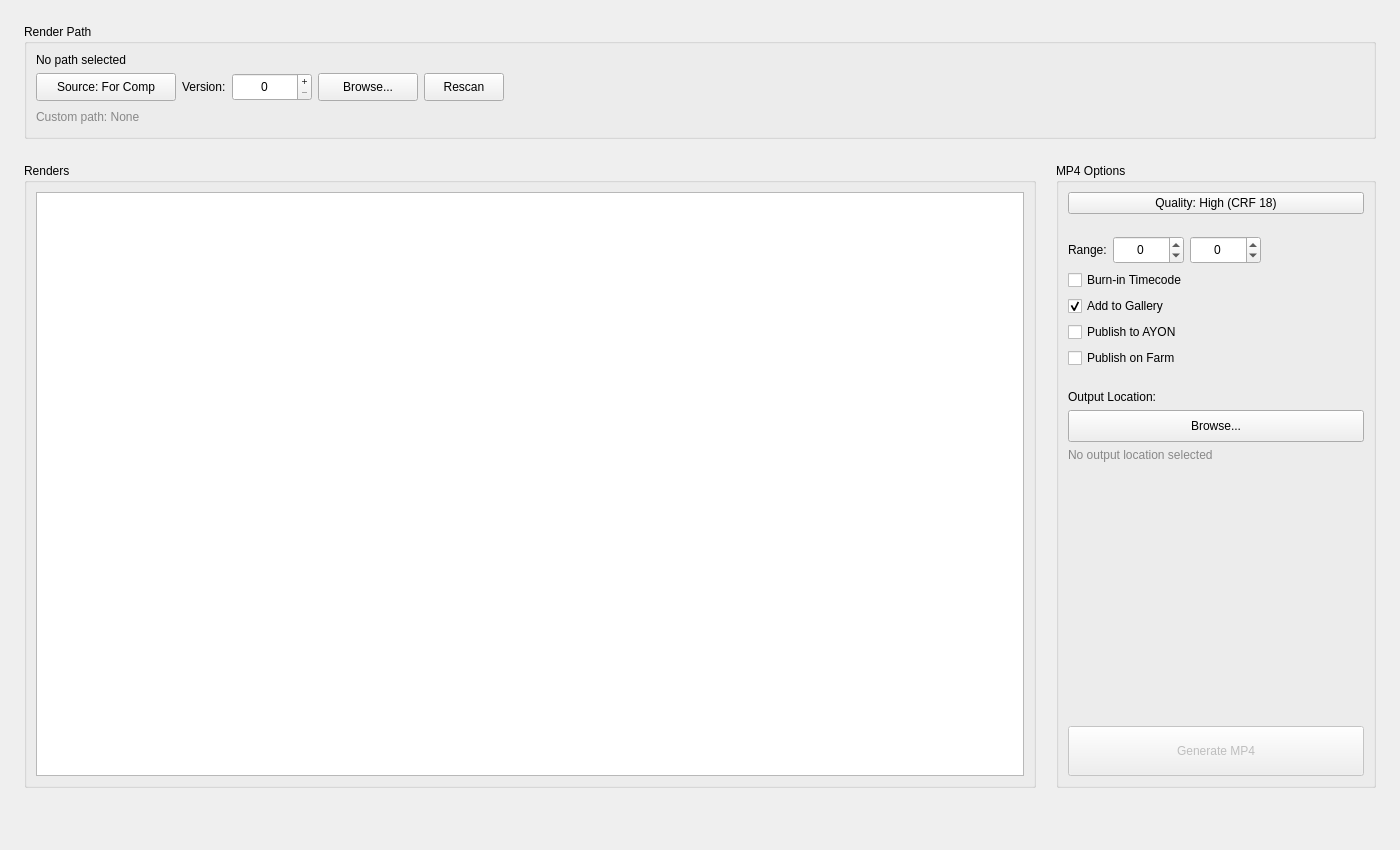
<?xml version="1.0" encoding="UTF-8"?>
<ui version="4.0">
 <class>MP4MakerTab</class>
 <widget class="QWidget" name="MP4MakerTab">
  <property name="geometry">
   <rect>
    <x>0</x>
    <y>0</y>
    <width>1400</width>
    <height>850</height>
   </rect>
  </property>
  <layout class="QVBoxLayout" name="mp4Layout">
   <property name="spacing">
    <number>24</number>
   </property>
   <property name="leftMargin">
    <number>24</number>
   </property>
   <property name="topMargin">
    <number>24</number>
   </property>
   <property name="rightMargin">
    <number>24</number>
   </property>
   <property name="bottomMargin">
    <number>24</number>
   </property>
   <item>
    <widget class="QGroupBox" name="mp4RenderPathGroupBox">
     <property name="title">
      <string>Render Path</string>
     </property>
     <layout class="QVBoxLayout" name="mp4RenderPathLayout">
      <item>
       <widget class="QLabel" name="MP4RenderPath">
        <property name="text">
         <string>No path selected</string>
        </property>
        <property name="wordWrap">
         <bool>true</bool>
        </property>
        <property name="textInteractionFlags">
         <set>Qt::TextSelectableByMouse</set>
        </property>
       </widget>
      </item>
      <item>
       <layout class="QHBoxLayout" name="mp4VersionLayout">
        <item>
         <widget class="QPushButton" name="MP4SourceButton">
          <property name="minimumSize">
           <size>
            <width>140</width>
            <height>28</height>
           </size>
          </property>
          <property name="text">
           <string>Source: For Comp</string>
          </property>
          <property name="toolTip">
           <string>Click to select the render source</string>
          </property>
         </widget>
        </item>
        <item>
         <widget class="QLabel" name="mp4VersionLabel">
          <property name="text">
           <string>Version:</string>
          </property>
         </widget>
        </item>
        <item>
         <widget class="QSpinBox" name="MP4CurrentVer">
          <property name="minimumSize">
           <size>
            <width>80</width>
            <height>28</height>
           </size>
          </property>
          <property name="alignment">
           <set>Qt::AlignCenter</set>
          </property>
          <property name="buttonSymbols">
           <enum>QAbstractSpinBox::PlusMinus</enum>
          </property>
          <property name="minimum">
           <number>0</number>
          </property>
          <property name="maximum">
           <number>999</number>
          </property>
         </widget>
        </item>
        <item>
         <widget class="QPushButton" name="MP4BrowseCustomPath">
          <property name="minimumSize">
           <size>
            <width>100</width>
            <height>28</height>
           </size>
          </property>
          <property name="visible">
           <bool>false</bool>
          </property>
          <property name="text">
           <string>Browse...</string>
          </property>
         </widget>
        </item>
        <item>
         <widget class="QPushButton" name="MP4ScanRenders">
          <property name="minimumSize">
           <size>
            <width>80</width>
            <height>28</height>
           </size>
          </property>
          <property name="toolTip">
           <string>Rescan version and find render files</string>
          </property>
          <property name="text">
           <string>Rescan</string>
          </property>
         </widget>
        </item>
        <item>
         <spacer name="mp4VersionSpacer">
          <property name="orientation">
           <enum>Qt::Horizontal</enum>
          </property>
          <property name="sizeHint" stdset="0">
           <size>
            <width>40</width>
            <height>20</height>
           </size>
          </property>
         </spacer>
        </item>
       </layout>
      </item>
      <item>
       <layout class="QHBoxLayout" name="mp4CustomPathLayout">
        <item>
         <widget class="QLabel" name="MP4CustomPathLabel">
          <property name="text">
           <string>Custom path: None</string>
          </property>
          <property name="styleSheet">
           <string notr="true">color: #888888; font-size: 9pt;</string>
          </property>
          <property name="visible">
           <bool>false</bool>
          </property>
         </widget>
        </item>
        <item>
         <spacer name="mp4CustomPathSpacer">
          <property name="orientation">
           <enum>Qt::Horizontal</enum>
          </property>
          <property name="sizeHint" stdset="0">
           <size>
            <width>40</width>
            <height>20</height>
           </size>
          </property>
         </spacer>
        </item>
       </layout>
      </item>
     </layout>
    </widget>
   </item>
   <item>
    <layout class="QHBoxLayout" name="mp4ContentLayout">
     <property name="spacing">
      <number>20</number>
     </property>
     <item>
      <widget class="QGroupBox" name="mp4RendersGroupBox">
       <property name="title">
        <string>Renders</string>
       </property>
       <layout class="QVBoxLayout" name="mp4RendersLayout">
        <item>
         <widget class="QListWidget" name="MP4RendersList">
          <property name="toolTip">
           <string>Render sequences found in the current version - select the sequence to convert to MP4</string>
          </property>
          <property name="alternatingRowColors">
           <bool>true</bool>
          </property>
          <property name="selectionMode">
           <enum>QAbstractItemView::SingleSelection</enum>
          </property>
         </widget>
        </item>
       </layout>
      </widget>
     </item>
     <item>
      <widget class="QGroupBox" name="mp4OptionsGroupBox">
       <property name="minimumSize">
        <size>
         <width>280</width>
         <height>0</height>
        </size>
       </property>
       <property name="maximumSize">
        <size>
         <width>320</width>
         <height>16777215</height>
        </size>
       </property>
       <property name="title">
        <string>MP4 Options</string>
       </property>
       <layout class="QVBoxLayout" name="mp4OptionsLayout">
        <item>
         <widget class="QPushButton" name="MP4QualityButton">
          <property name="text">
           <string>Quality: High (CRF 18)</string>
          </property>
          <property name="toolTip">
           <string>Click to select output quality (lower CRF = higher quality)</string>
          </property>
         </widget>
        </item>
        <item>
         <spacer name="mp4OptionsSpacer1">
          <property name="orientation">
           <enum>Qt::Vertical</enum>
          </property>
          <property name="sizeType">
           <enum>QSizePolicy::Fixed</enum>
          </property>
          <property name="sizeHint" stdset="0">
           <size>
            <width>20</width>
            <height>16</height>
           </size>
          </property>
         </spacer>
        </item>
        <item>
         <layout class="QHBoxLayout" name="mp4RangeLayout">
          <item>
           <widget class="QLabel" name="mp4RangeLabel">
            <property name="text">
             <string>Range:</string>
            </property>
            <property name="toolTip">
             <string>Frame range to encode - defaults to the full range of the selected sequence</string>
            </property>
           </widget>
          </item>
          <item>
           <widget class="QSpinBox" name="MP4StartFrame">
            <property name="minimumSize">
             <size>
              <width>70</width>
              <height>28</height>
             </size>
            </property>
            <property name="toolTip">
             <string>First frame to encode (clamped to the selected sequence)</string>
            </property>
            <property name="alignment">
             <set>Qt::AlignCenter</set>
            </property>
            <property name="minimum">
             <number>-999999</number>
            </property>
            <property name="maximum">
             <number>999999</number>
            </property>
           </widget>
          </item>
          <item>
           <widget class="QSpinBox" name="MP4EndFrame">
            <property name="minimumSize">
             <size>
              <width>70</width>
              <height>28</height>
             </size>
            </property>
            <property name="toolTip">
             <string>Last frame to encode (clamped to the selected sequence)</string>
            </property>
            <property name="alignment">
             <set>Qt::AlignCenter</set>
            </property>
            <property name="minimum">
             <number>-999999</number>
            </property>
            <property name="maximum">
             <number>999999</number>
            </property>
           </widget>
          </item>
          <item>
           <spacer name="mp4RangeSpacer">
            <property name="orientation">
             <enum>Qt::Horizontal</enum>
            </property>
            <property name="sizeHint" stdset="0">
             <size>
              <width>20</width>
              <height>20</height>
             </size>
            </property>
           </spacer>
          </item>
         </layout>
        </item>
        <item>
         <widget class="QCheckBox" name="MP4BurnInTimecode">
          <property name="text">
           <string>Burn-in Timecode</string>
          </property>
          <property name="toolTip">
           <string>Draw the frame number onto each frame of the MP4 (requires a system font)</string>
          </property>
         </widget>
        </item>
        <item>
         <widget class="QCheckBox" name="MP4AddToGallery">
          <property name="text">
           <string>Add to Gallery</string>
          </property>
          <property name="toolTip">
           <string>Copy the generated MP4 to your gallery folder for easy browsing</string>
          </property>
          <property name="checked">
           <bool>true</bool>
          </property>
         </widget>
        </item>
        <item>
         <widget class="QCheckBox" name="MP4PublishToAyon">
          <property name="text">
           <string>Publish to AYON</string>
          </property>
          <property name="toolTip">
           <string>Publish the generated MP4 as a review file to AYON. The product name is derived automatically from the MP4 filename (review_&lt;filename&gt;).</string>
          </property>
          <property name="checked">
           <bool>false</bool>
          </property>
         </widget>
        </item>
        <item>
         <widget class="QCheckBox" name="MP4PublishOnFarm">
          <property name="text">
           <string>Publish on Farm</string>
          </property>
          <property name="toolTip">
           <string>Submit the AYON publish job to Deadline farm instead of publishing locally</string>
          </property>
          <property name="checked">
           <bool>false</bool>
          </property>
          <property name="visible">
           <bool>false</bool>
          </property>
         </widget>
        </item>
        <item>
         <spacer name="mp4OptionsSpacer2">
          <property name="orientation">
           <enum>Qt::Vertical</enum>
          </property>
          <property name="sizeType">
           <enum>QSizePolicy::Fixed</enum>
          </property>
          <property name="sizeHint" stdset="0">
           <size>
            <width>20</width>
            <height>16</height>
           </size>
          </property>
         </spacer>
        </item>
        <item>
         <widget class="QLabel" name="mp4OutputLabel">
          <property name="text">
           <string>Output Location:</string>
          </property>
         </widget>
        </item>
        <item>
         <layout class="QHBoxLayout" name="mp4BrowseLayout">
          <item>
           <widget class="QPushButton" name="MP4BrowseOutput">
            <property name="minimumSize">
             <size>
              <width>0</width>
              <height>32</height>
             </size>
            </property>
            <property name="text">
             <string>Browse...</string>
            </property>
           </widget>
          </item>
         </layout>
        </item>
        <item>
         <widget class="QLabel" name="MP4OutputPath">
          <property name="text">
           <string>No output location selected</string>
          </property>
          <property name="wordWrap">
           <bool>true</bool>
          </property>
          <property name="styleSheet">
           <string>color: #888888; font-size: 9pt;</string>
          </property>
         </widget>
        </item>
        <item>
         <spacer name="mp4OptionsSpacer3">
          <property name="orientation">
           <enum>Qt::Vertical</enum>
          </property>
          <property name="sizeHint" stdset="0">
           <size>
            <width>20</width>
            <height>40</height>
           </size>
          </property>
         </spacer>
        </item>
        <item>
         <widget class="QPushButton" name="MP4Generate">
          <property name="enabled">
           <bool>false</bool>
          </property>
          <property name="minimumSize">
           <size>
            <width>0</width>
            <height>50</height>
           </size>
          </property>
          <property name="toolTip">
           <string>Generate MP4 from selected render (Ctrl+Return)</string>
          </property>
          <property name="text">
           <string>Generate MP4</string>
          </property>
          <property name="shortcut">
           <string>Ctrl+Return</string>
          </property>
         </widget>
        </item>
       </layout>
      </widget>
     </item>
    </layout>
   </item>
   <item>
    <widget class="QLabel" name="MP4StatusLabel">
     <property name="text">
      <string/>
     </property>
     <property name="wordWrap">
      <bool>true</bool>
     </property>
     <property name="styleSheet">
      <string notr="true">color: #888888; font-size: 9pt;</string>
     </property>
     <property name="textInteractionFlags">
      <set>Qt::TextSelectableByMouse</set>
     </property>
    </widget>
   </item>
  </layout>
 </widget>
 <resources/>
 <connections/>
</ui>
